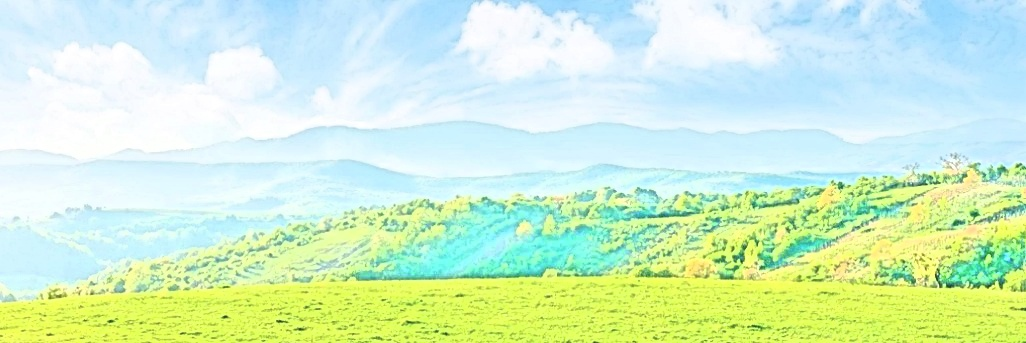
#> input picture day_1/sketch_images/color_sketch1.jpg, 1026 x 343 px
$ python -i pencil_sketch.py   (imports and definitions only)
#> lines starting #> are read from the running program, lines starting #| are printed output that depends on the picture
import cv2
import numpy as np
import matplotlib.pyplot as plt
from tqdm import tqdm
import tkinter as tk
from tkinter import filedialog,messagebox
from PIL import Image,ImageTk

#Interactive_GUI
class Sketch_GUI:
    '''
    The Interactive GUI class

    Purpose:
    To create a window with 2 buttons:
    1.Select Image : Allows the user to select image from the computer
    2.Save Sketch : Allows the user to save the sketch  in the computer
    NOTE : This works only for pencil sketch (image must be given in BGR format as input)

    '''
    # [93 lines left out: functions __init__, load_image, update_preview, save_image, not called in this run]

def sketch_algo(x,blur_kernel):
    '''
    Apply pencil sketch algo to a variable x (gray for pencil_sketch and v for color_sketch)

    Args:
    x (numpy array) : Variable to apply pencil sketch algorithm to
    blur_kernel (int) : Gaussian kernel size for blurring(must be odd)

    Returns:
    sketch_img (numpy array of the final sketch)

    '''
    inverted_x = 255 - x
    blurred_inverted_x = cv2.GaussianBlur(inverted_x,(blur_kernel,blur_kernel),0)
    blurred_x = 255 - blurred_inverted_x
    safe_denom = blurred_x.astype(np.float32) + 1e-6
    sketch_img = cv2.divide(x.astype(np.float32),safe_denom,scale=256)
    sketch_img = np.clip(sketch_img, 0, 255).astype(np.uint8)
    return sketch_img

# [15 lines left out: function pencil_sketch, not called in this run]

def color_sketch(original,blur_kernel=21):
    '''
    Converts original image to color sketch

    Args:
    original : The original image from the User
    blur_kernel : Gaussian kernel size for blurring(must be odd)

    Returns:
    color_sketch_img

    '''
    hsv=cv2.cvtColor(original,cv2.COLOR_BGR2HSV)
    h,s,v=cv2.split(hsv)
    sketch_v = sketch_algo(v,blur_kernel)

    #slight desaturation for realistic effect
    s=(s * 0.7).astype('uint8')

    final_hsv = cv2.merge([h,s,sketch_v])
    color_sketch_img=cv2.cvtColor(final_hsv,cv2.COLOR_HSV2BGR)
    return color_sketch_img

# [171 lines left out: functions display_image, video_capture, main, not called in this run]

# [2 lines not run here, left out]


>>> import cv2
>>> picture = cv2.imread('sketch_images/color_sketch1.jpg')
#> picture is the input picture: shape (343, 1026, 3); mean B, G, R 206.4, 240.6, 209
>>> result = color_sketch(picture)
#> in color_sketch, `hsv=cv2.cvtColor(original,cv2.COLOR_BGR2HSV)`: hsv: shape (343, 1026, 3); mean H, S, V 77.4, 72, 247.6
#> in color_sketch, `h,s,v=cv2.split(hsv)`:
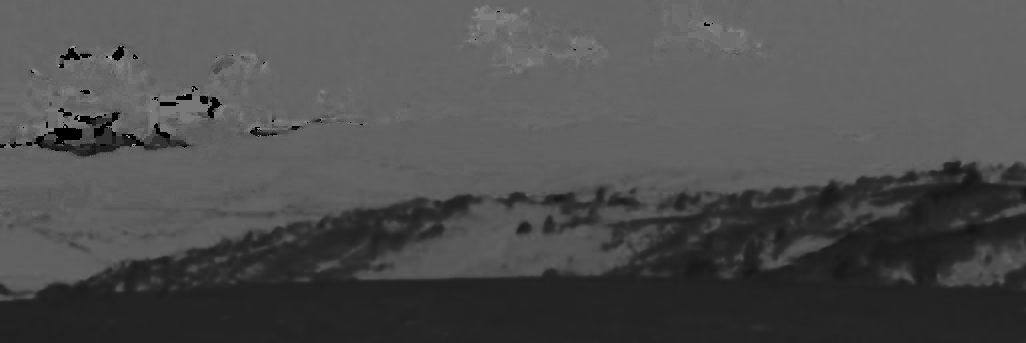
#> h: shape (343, 1026); min 0, max 165, mean 77.4
#> in color_sketch, `h,s,v=cv2.split(hsv)`:
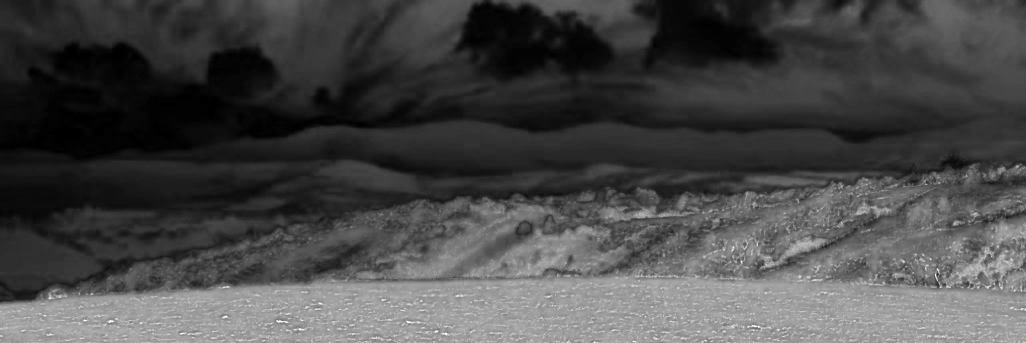
#> s: shape (343, 1026); min 0, max 255, mean 72
#> in sketch_algo, `blurred_inverted_x = cv2.GaussianBlur(inverted_x,(blur_kernel,blur_ker..`:
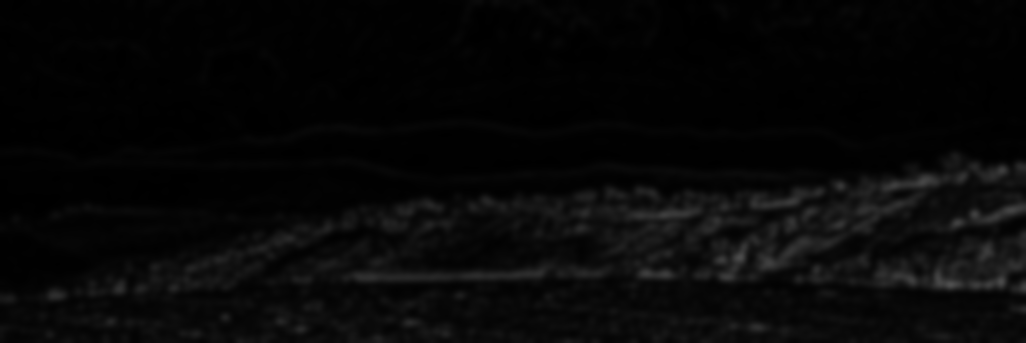
#> blurred_inverted_x: shape (343, 1026); min 0, max 79, mean 7.4
#> in sketch_algo, `sketch_img = cv2.divide(x.astype(np.float32),safe_denom,scale=256)`:
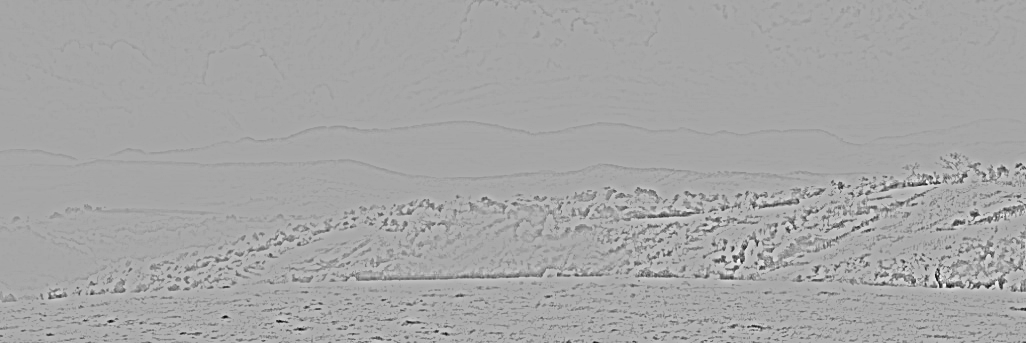
#> sketch_img: shape (343, 1026) float32; min 77.5, max 351, mean 255.9; drawn with min black and max white
#> in sketch_algo, `sketch_img = np.clip(sketch_img, 0, 255).astype(np.uint8)`:
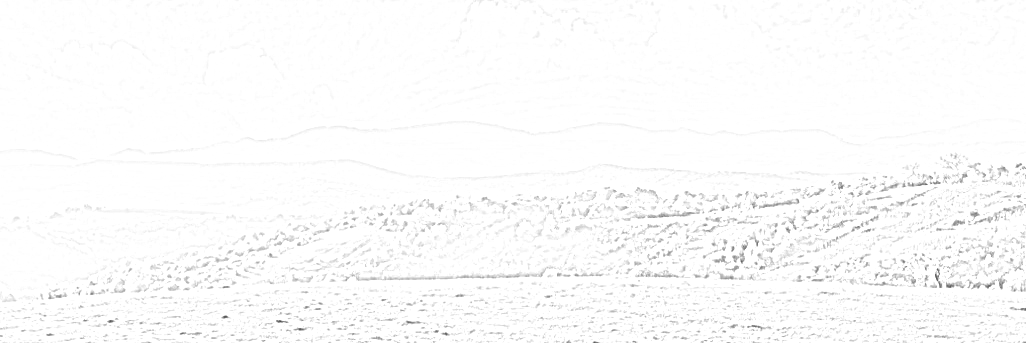
#> sketch_img: shape (343, 1026); min 77, max 255, mean 251.4
#> in color_sketch, `s=(s * 0.7).astype('uint8')`:
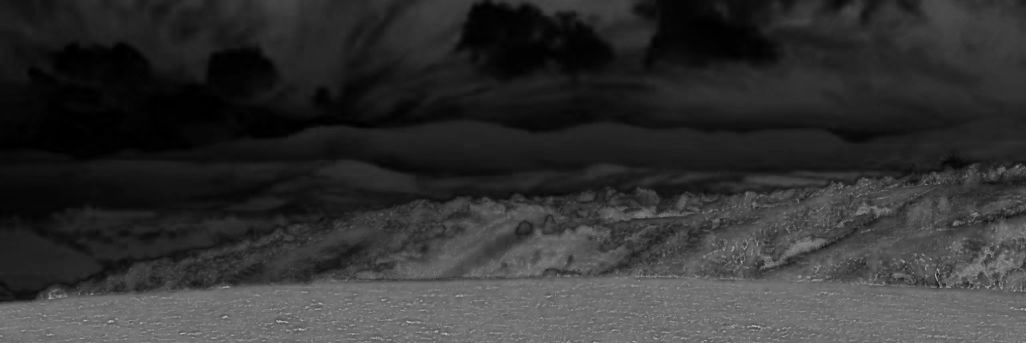
#> s: shape (343, 1026); min 0, max 178, mean 49.9
#> in color_sketch, `final_hsv = cv2.merge([h,s,sketch_v])`: final_hsv: shape (343, 1026, 3); mean H, S, V 77.4, 49.9, 251.4
#> in color_sketch, `color_sketch_img=cv2.cvtColor(final_hsv,cv2.COLOR_HSV2BGR)`:
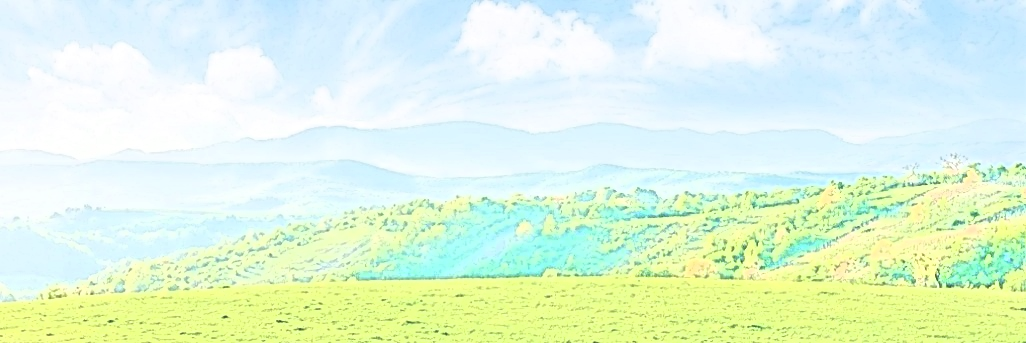
#> color_sketch_img: shape (343, 1026, 3); mean B, G, R 221.5, 246.2, 223.7
